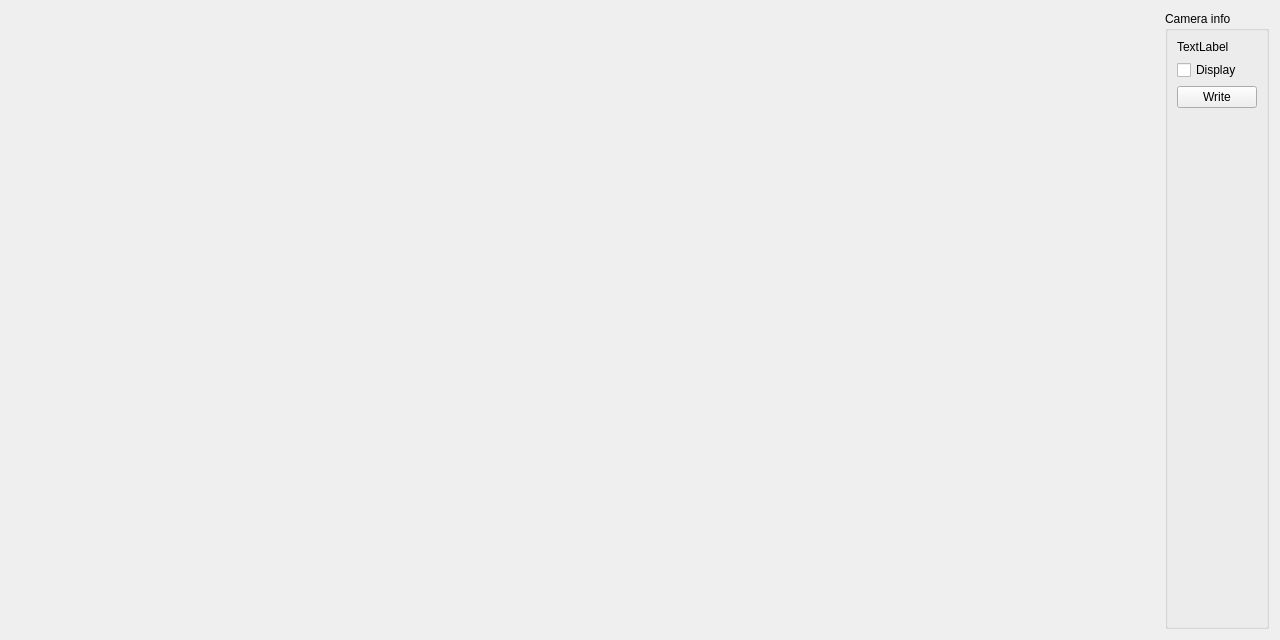
<?xml version="1.0" encoding="UTF-8"?>
<ui version="4.0">
 <class>wrwindow</class>
 <widget class="QWidget" name="wrwindow">
  <property name="geometry">
   <rect>
    <x>0</x>
    <y>0</y>
    <width>1280</width>
    <height>640</height>
   </rect>
  </property>
  <property name="minimumSize">
   <size>
    <width>640</width>
    <height>480</height>
   </size>
  </property>
  <property name="windowTitle">
   <string>RECamera</string>
  </property>
  <layout class="QHBoxLayout" name="horizontalLayout_2">
   <item>
    <layout class="QHBoxLayout" name="horizontalLayout">
     <item>
      <widget class="QLabel" name="label">
       <property name="focusPolicy">
        <enum>Qt::WheelFocus</enum>
       </property>
       <property name="text">
        <string/>
       </property>
       <property name="alignment">
        <set>Qt::AlignCenter</set>
       </property>
      </widget>
     </item>
     <item>
      <spacer name="horizontalSpacer">
       <property name="orientation">
        <enum>Qt::Horizontal</enum>
       </property>
       <property name="sizeHint" stdset="0">
        <size>
         <width>40</width>
         <height>20</height>
        </size>
       </property>
      </spacer>
     </item>
     <item>
      <layout class="QHBoxLayout" name="horizontalLayout_3">
       <item>
        <widget class="QGroupBox" name="cameraInfo">
         <property name="title">
          <string>Camera info</string>
         </property>
         <layout class="QVBoxLayout" name="verticalLayout_2">
          <item>
           <layout class="QVBoxLayout" name="verticalLayout">
            <item>
             <widget class="QLabel" name="fpsLabel">
              <property name="text">
               <string>TextLabel</string>
              </property>
             </widget>
            </item>
            <item>
             <widget class="QCheckBox" name="displayCBox">
              <property name="text">
               <string>Display</string>
              </property>
             </widget>
            </item>
            <item>
             <widget class="QPushButton" name="writeButton">
              <property name="text">
               <string>Write</string>
              </property>
             </widget>
            </item>
            <item>
             <spacer name="verticalSpacer">
              <property name="orientation">
               <enum>Qt::Vertical</enum>
              </property>
              <property name="sizeHint" stdset="0">
               <size>
                <width>20</width>
                <height>40</height>
               </size>
              </property>
             </spacer>
            </item>
           </layout>
          </item>
         </layout>
        </widget>
       </item>
      </layout>
     </item>
    </layout>
   </item>
  </layout>
 </widget>
 <resources/>
 <connections/>
</ui>
